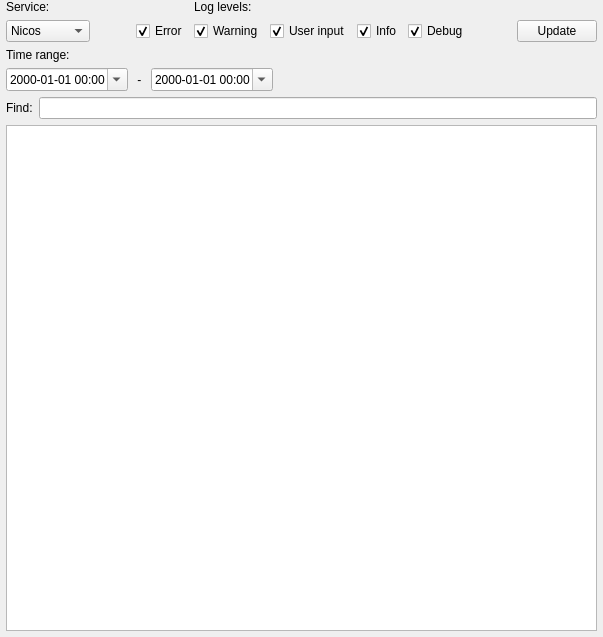
<?xml version="1.0" encoding="UTF-8"?>
<ui version="4.0">
 <class>LogViewerWindow</class>
 <widget class="QWidget" name="LogViewerWindow">
  <property name="geometry">
   <rect>
    <x>0</x>
    <y>0</y>
    <width>603</width>
    <height>637</height>
   </rect>
  </property>
  <property name="windowTitle">
   <string>Form</string>
  </property>
  <layout class="QGridLayout" name="gridLayout_6">
   <property name="leftMargin">
    <number>6</number>
   </property>
   <property name="topMargin">
    <number>0</number>
   </property>
   <property name="rightMargin">
    <number>6</number>
   </property>
   <property name="bottomMargin">
    <number>6</number>
   </property>
   <item row="0" column="0">
    <layout class="QGridLayout" name="gridLayout_4">
     <item row="0" column="2">
      <layout class="QGridLayout" name="gridLayout">
       <item row="1" column="5">
        <spacer name="horizontalSpacer_2">
         <property name="orientation">
          <enum>Qt::Horizontal</enum>
         </property>
         <property name="sizeHint" stdset="0">
          <size>
           <width>40</width>
           <height>20</height>
          </size>
         </property>
        </spacer>
       </item>
       <item row="1" column="2">
        <widget class="QCheckBox" name="levelInputCheckBox">
         <property name="text">
          <string>User input</string>
         </property>
         <property name="checked">
          <bool>true</bool>
         </property>
        </widget>
       </item>
       <item row="1" column="1">
        <widget class="QCheckBox" name="levelWarningCheckBox">
         <property name="text">
          <string>Warning</string>
         </property>
         <property name="checked">
          <bool>true</bool>
         </property>
        </widget>
       </item>
       <item row="0" column="1">
        <widget class="QLabel" name="label_2">
         <property name="text">
          <string>Log levels:</string>
         </property>
        </widget>
       </item>
       <item row="1" column="4">
        <widget class="QCheckBox" name="levelDebugCheckBox">
         <property name="text">
          <string>Debug</string>
         </property>
         <property name="checked">
          <bool>true</bool>
         </property>
        </widget>
       </item>
       <item row="1" column="3">
        <widget class="QCheckBox" name="levelInfoCheckBox">
         <property name="text">
          <string>Info</string>
         </property>
         <property name="checked">
          <bool>true</bool>
         </property>
        </widget>
       </item>
       <item row="1" column="0">
        <widget class="QCheckBox" name="levelErrorCheckBox">
         <property name="text">
          <string>Error</string>
         </property>
         <property name="checked">
          <bool>true</bool>
         </property>
        </widget>
       </item>
       <item row="1" column="6">
        <widget class="QPushButton" name="updateBtn">
         <property name="text">
          <string>Update</string>
         </property>
        </widget>
       </item>
      </layout>
     </item>
     <item row="0" column="0">
      <layout class="QGridLayout" name="gridLayout_2">
       <item row="0" column="0">
        <widget class="QLabel" name="label">
         <property name="text">
          <string>Service:</string>
         </property>
        </widget>
       </item>
       <item row="1" column="0">
        <widget class="QComboBox" name="serviceComboBox">
         <item>
          <property name="text">
           <string>Nicos</string>
          </property>
         </item>
         <item>
          <property name="text">
           <string>Cache</string>
          </property>
         </item>
         <item>
          <property name="text">
           <string>Daemon</string>
          </property>
         </item>
         <item>
          <property name="text">
           <string>Elog</string>
          </property>
         </item>
         <item>
          <property name="text">
           <string>Poller</string>
          </property>
         </item>
         <item>
          <property name="text">
           <string>Watchdog</string>
          </property>
         </item>
         <item>
          <property name="text">
           <string>Monitor</string>
          </property>
         </item>
        </widget>
       </item>
      </layout>
     </item>
     <item row="0" column="1">
      <spacer name="horizontalSpacer">
       <property name="orientation">
        <enum>Qt::Horizontal</enum>
       </property>
       <property name="sizeType">
        <enum>QSizePolicy::Fixed</enum>
       </property>
       <property name="sizeHint" stdset="0">
        <size>
         <width>40</width>
         <height>20</height>
        </size>
       </property>
      </spacer>
     </item>
    </layout>
   </item>
   <item row="1" column="0">
    <layout class="QGridLayout" name="gridLayout_3">
     <item row="0" column="0">
      <widget class="QLabel" name="label_3">
       <property name="text">
        <string>Time range:</string>
       </property>
      </widget>
     </item>
     <item row="1" column="1">
      <widget class="QLabel" name="label_4">
       <property name="text">
        <string> - </string>
       </property>
      </widget>
     </item>
     <item row="1" column="3">
      <spacer name="horizontalSpacer_3">
       <property name="orientation">
        <enum>Qt::Horizontal</enum>
       </property>
       <property name="sizeHint" stdset="0">
        <size>
         <width>40</width>
         <height>20</height>
        </size>
       </property>
      </spacer>
     </item>
     <item row="1" column="0">
      <widget class="QDateTimeEdit" name="dateTimeEditFrom">
       <property name="displayFormat">
        <string>yyyy-MM-dd HH:mm</string>
       </property>
       <property name="calendarPopup">
        <bool>true</bool>
       </property>
      </widget>
     </item>
     <item row="1" column="2">
      <widget class="QDateTimeEdit" name="dateTimeEditTo">
       <property name="displayFormat">
        <string>yyyy-MM-dd HH:mm</string>
       </property>
       <property name="calendarPopup">
        <bool>true</bool>
       </property>
      </widget>
     </item>
    </layout>
   </item>
   <item row="2" column="0">
    <layout class="QGridLayout" name="gridLayout_5">
     <item row="0" column="0">
      <widget class="QLabel" name="label_5">
       <property name="text">
        <string>Find:</string>
       </property>
      </widget>
     </item>
     <item row="0" column="1">
      <widget class="QLineEdit" name="findLineEdit"/>
     </item>
    </layout>
   </item>
   <item row="3" column="0">
    <widget class="QTextEdit" name="logContent">
     <property name="readOnly">
      <bool>true</bool>
     </property>
    </widget>
   </item>
  </layout>
 </widget>
 <resources>
  <include location="../../../../../resources/nicos-gui.qrc"/>
 </resources>
 <connections>
  <connection>
   <sender>serviceComboBox</sender>
   <signal>currentIndexChanged(int)</signal>
   <receiver>LogViewerWindow</receiver>
   <slot>updateView()</slot>
   <hints>
    <hint type="sourcelabel">
     <x>104</x>
     <y>52</y>
    </hint>
    <hint type="destinationlabel">
     <x>132</x>
     <y>88</y>
    </hint>
   </hints>
  </connection>
  <connection>
   <sender>levelDebugCheckBox</sender>
   <signal>toggled(bool)</signal>
   <receiver>LogViewerWindow</receiver>
   <slot>updateView()</slot>
   <hints>
    <hint type="sourcelabel">
     <x>478</x>
     <y>48</y>
    </hint>
    <hint type="destinationlabel">
     <x>481</x>
     <y>90</y>
    </hint>
   </hints>
  </connection>
  <connection>
   <sender>levelErrorCheckBox</sender>
   <signal>toggled(bool)</signal>
   <receiver>LogViewerWindow</receiver>
   <slot>updateView()</slot>
   <hints>
    <hint type="sourcelabel">
     <x>208</x>
     <y>48</y>
    </hint>
    <hint type="destinationlabel">
     <x>536</x>
     <y>52</y>
    </hint>
   </hints>
  </connection>
  <connection>
   <sender>levelInfoCheckBox</sender>
   <signal>toggled(bool)</signal>
   <receiver>LogViewerWindow</receiver>
   <slot>updateView()</slot>
   <hints>
    <hint type="sourcelabel">
     <x>414</x>
     <y>48</y>
    </hint>
    <hint type="destinationlabel">
     <x>536</x>
     <y>42</y>
    </hint>
   </hints>
  </connection>
  <connection>
   <sender>levelInputCheckBox</sender>
   <signal>toggled(bool)</signal>
   <receiver>LogViewerWindow</receiver>
   <slot>updateView()</slot>
   <hints>
    <hint type="sourcelabel">
     <x>366</x>
     <y>48</y>
    </hint>
    <hint type="destinationlabel">
     <x>536</x>
     <y>99</y>
    </hint>
   </hints>
  </connection>
  <connection>
   <sender>levelWarningCheckBox</sender>
   <signal>toggled(bool)</signal>
   <receiver>LogViewerWindow</receiver>
   <slot>updateView()</slot>
   <hints>
    <hint type="sourcelabel">
     <x>281</x>
     <y>48</y>
    </hint>
    <hint type="destinationlabel">
     <x>536</x>
     <y>112</y>
    </hint>
   </hints>
  </connection>
  <connection>
   <sender>dateTimeEditTo</sender>
   <signal>editingFinished()</signal>
   <receiver>LogViewerWindow</receiver>
   <slot>updateView()</slot>
   <hints>
    <hint type="sourcelabel">
     <x>298</x>
     <y>102</y>
    </hint>
    <hint type="destinationlabel">
     <x>536</x>
     <y>148</y>
    </hint>
   </hints>
  </connection>
  <connection>
   <sender>dateTimeEditFrom</sender>
   <signal>editingFinished()</signal>
   <receiver>LogViewerWindow</receiver>
   <slot>updateView()</slot>
   <hints>
    <hint type="sourcelabel">
     <x>73</x>
     <y>102</y>
    </hint>
    <hint type="destinationlabel">
     <x>536</x>
     <y>173</y>
    </hint>
   </hints>
  </connection>
  <connection>
   <sender>dateTimeEditFrom</sender>
   <signal>dateTimeChanged(QDateTime)</signal>
   <receiver>LogViewerWindow</receiver>
   <slot>updateView()</slot>
   <hints>
    <hint type="sourcelabel">
     <x>141</x>
     <y>102</y>
    </hint>
    <hint type="destinationlabel">
     <x>530</x>
     <y>4</y>
    </hint>
   </hints>
  </connection>
  <connection>
   <sender>dateTimeEditTo</sender>
   <signal>dateTimeChanged(QDateTime)</signal>
   <receiver>LogViewerWindow</receiver>
   <slot>updateView()</slot>
   <hints>
    <hint type="sourcelabel">
     <x>298</x>
     <y>102</y>
    </hint>
    <hint type="destinationlabel">
     <x>500</x>
     <y>8</y>
    </hint>
   </hints>
  </connection>
  <connection>
   <sender>findLineEdit</sender>
   <signal>returnPressed()</signal>
   <receiver>LogViewerWindow</receiver>
   <slot>findStr()</slot>
   <hints>
    <hint type="sourcelabel">
     <x>484</x>
     <y>132</y>
    </hint>
    <hint type="destinationlabel">
     <x>536</x>
     <y>221</y>
    </hint>
   </hints>
  </connection>
  <connection>
   <sender>findLineEdit</sender>
   <signal>textChanged(QString)</signal>
   <receiver>LogViewerWindow</receiver>
   <slot>findStr()</slot>
   <hints>
    <hint type="sourcelabel">
     <x>265</x>
     <y>132</y>
    </hint>
    <hint type="destinationlabel">
     <x>542</x>
     <y>249</y>
    </hint>
   </hints>
  </connection>
  <connection>
   <sender>updateBtn</sender>
   <signal>clicked()</signal>
   <receiver>LogViewerWindow</receiver>
   <slot>updateView()</slot>
   <hints>
    <hint type="sourcelabel">
     <x>521</x>
     <y>38</y>
    </hint>
    <hint type="destinationlabel">
     <x>598</x>
     <y>73</y>
    </hint>
   </hints>
  </connection>
 </connections>
 <slots>
  <slot>updateView()</slot>
  <slot>findStr()</slot>
 </slots>
</ui>
